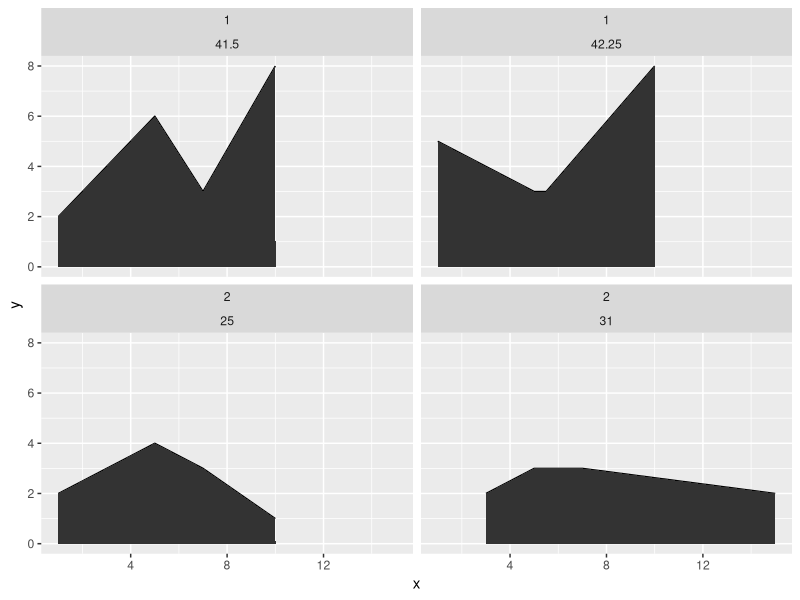
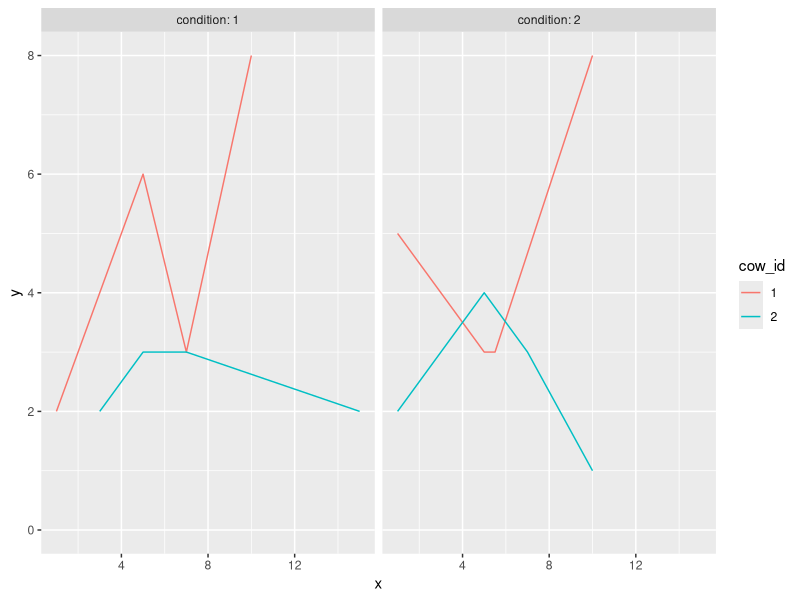
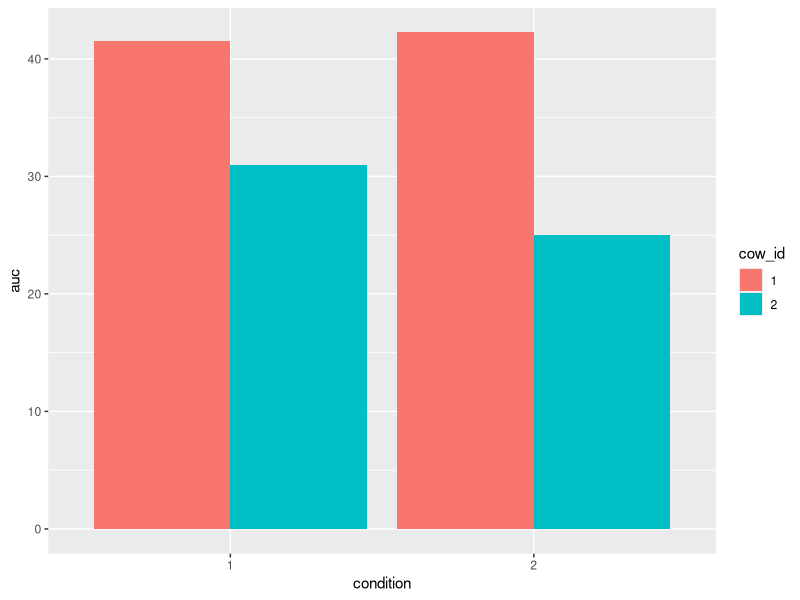
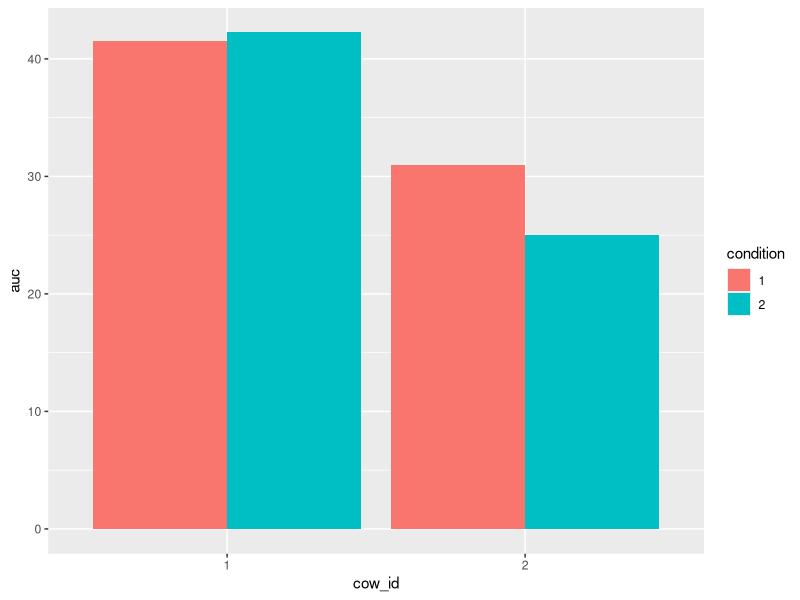

Source code (R) for these figures, in order:
## ---- chunk 1
knitr::opts_chunk$set(echo = TRUE)
#install.packages("dplyr")
#install.packages("ggplot2")
install.packages("zoo")

library(dplyr)
library(ggplot2)
library(zoo)
## ---- chunk 2
area_under_curve <- function (x, y) {
  
  n <- length(y)
  
  res <- 0
  
  for (i in 1:(n-1)) {
    
    res <- res + ((x[i+1] - x[i]) * (y[i] + y[i+1]))
    
  }
  
  res <- res / 2
  
  return(res)
}


## ---- chunk 3

area_under_curve2 <- function (x, y) {
  
  id <- order(x)
  res <- sum(diff(x[id])* rollmean(y[id],2))
  
  return(res)
  
}
## ---- chunk 4
df <-
tibble(
  condition = c(1, 1, 1, 1, 1, 1, 1, 1, 2, 2, 2, 2, 2, 2, 2, 2),
  cow_id = c(1, 1, 1, 1, 2, 2, 2, 2, 1, 1, 1, 1, 2, 2, 2, 2),
  x = c(1, 5, 7, 10, 3, 5, 7, 15, 1, 5, 5.5, 10, 1, 5, 7, 10),
  y = c(2, 6, 3,  8, 2, 3, 3,  2, 5, 3, 3,  8, 2, 4, 3,  1)
) %>%
  group_by(condition, cow_id) %>%
  arrange(x) %>%
  ##an additional colulmn named auc calculated from the function above is now associated with each cow
  mutate(auc = area_under_curve(x, y)) %>%
  ungroup() %>%
  mutate(cow_id = factor(cow_id), condition = factor(condition))
## ---- chunk 5

Plot1 <- ggplot(data = df, aes(x = x, y = y)) +
  geom_line() +
  geom_area() +
  facet_wrap(vars(cow_id, auc)) +
  scale_y_continuous(limits = c(0, NA))


Plot2 <- ggplot(data = df, aes(x = x, y = y, colour = cow_id)) +
  geom_line() +
  facet_wrap(vars(condition), labeller = label_both) +
  scale_y_continuous(limits = c(0, NA))
  

Plot3 <- ggplot(data = df, aes(x = condition, y = auc, fill = cow_id, group = cow_id)) +
  geom_col(position = "dodge")


Plot4 <- ggplot(data = df, aes(x = cow_id, y = auc, fill = condition, group = condition)) +
  geom_col(position = "dodge")
